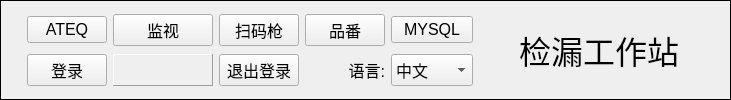
     <widget class="QFrame" name="frame_2">
      <property name="minimumSize">
       <size>
        <width>0</width>
        <height>60</height>
       </size>
      </property>
      <property name="frameShape">
       <enum>QFrame::Box</enum>
      </property>
      <property name="frameShadow">
       <enum>QFrame::Plain</enum>
      </property>
      <layout class="QHBoxLayout" name="horizontalLayout_3">
       <item>
        <widget class="QLabel" name="logo">
         <property name="maximumSize">
          <size>
           <width>120</width>
           <height>60</height>
          </size>
         </property>
         <property name="font">
          <font>
           <pointsize>12</pointsize>
          </font>
         </property>
         <property name="text">
          <string/>
         </property>
         <property name="pixmap">
          <pixmap resource="logo.qrc">:/new/prefix1/logo/logo.png</pixmap>
         </property>
         <property name="scaledContents">
          <bool>true</bool>
         </property>
         <property name="alignment">
          <set>Qt::AlignRight|Qt::AlignTrailing|Qt::AlignVCenter</set>
         </property>
        </widget>
       </item>
       <item>
        <layout class="QGridLayout" name="gridLayout_2">
         <item row="0" column="0">
          <widget class="QPushButton" name="BTN_ATEQ">
           <property name="font">
            <font>
             <pointsize>12</pointsize>
            </font>
           </property>
           <property name="text">
            <string>ATEQ</string>
           </property>
          </widget>
         </item>
         <item row="0" column="1">
          <widget class="QPushButton" name="BTN_IO">
           <property name="font">
            <font>
             <pointsize>12</pointsize>
            </font>
           </property>
           <property name="text">
            <string>监视</string>
           </property>
          </widget>
         </item>
         <item row="0" column="2">
          <widget class="QPushButton" name="BTN_ScanCode">
           <property name="font">
            <font>
             <pointsize>12</pointsize>
            </font>
           </property>
           <property name="text">
            <string>扫码枪</string>
           </property>
          </widget>
         </item>
         <item row="0" column="3">
          <widget class="QPushButton" name="BTN_MFormLabel">
           <property name="font">
            <font>
             <pointsize>12</pointsize>
            </font>
           </property>
           <property name="text">
            <string>品番</string>
           </property>
          </widget>
         </item>
         <item row="0" column="4">
          <widget class="QPushButton" name="BTN_MFormMYSQL">
           <property name="font">
            <font>
             <pointsize>12</pointsize>
            </font>
           </property>
           <property name="text">
            <string>MYSQL</string>
           </property>
          </widget>
         </item>
         <item row="1" column="1">
          <widget class="QLabel" name="LD_admin">
           <property name="sizePolicy">
            <sizepolicy hsizetype="Preferred" vsizetype="Preferred">
             <horstretch>0</horstretch>
             <verstretch>0</verstretch>
            </sizepolicy>
           </property>
           <property name="minimumSize">
            <size>
             <width>100</width>
             <height>0</height>
            </size>
           </property>
           <property name="maximumSize">
            <size>
             <width>16777215</width>
             <height>16777215</height>
            </size>
           </property>
           <property name="font">
            <font>
             <pointsize>12</pointsize>
            </font>
           </property>
           <property name="frameShape">
            <enum>QFrame::Panel</enum>
           </property>
           <property name="frameShadow">
            <enum>QFrame::Raised</enum>
           </property>
           <property name="text">
            <string/>
           </property>
           <property name="alignment">
            <set>Qt::AlignRight|Qt::AlignTrailing|Qt::AlignVCenter</set>
           </property>
          </widget>
         </item>
         <item row="1" column="0">
          <widget class="QPushButton" name="BTN_Login">
           <property name="font">
            <font>
             <pointsize>12</pointsize>
            </font>
           </property>
           <property name="text">
            <string>登录</string>
           </property>
          </widget>
         </item>
         <item row="1" column="2">
          <widget class="QPushButton" name="BTN_Logout">
           <property name="font">
            <font>
             <pointsize>12</pointsize>
            </font>
           </property>
           <property name="text">
            <string>退出登录</string>
           </property>
          </widget>
         </item>
         <item row="1" column="3">
          <widget class="QLabel" name="label_17">
           <property name="maximumSize">
            <size>
             <width>80</width>
             <height>16777215</height>
            </size>
           </property>
           <property name="font">
            <font>
             <pointsize>12</pointsize>
            </font>
           </property>
           <property name="text">
            <string>语言:</string>
           </property>
           <property name="alignment">
            <set>Qt::AlignRight|Qt::AlignTrailing|Qt::AlignVCenter</set>
           </property>
          </widget>
         </item>
         <item row="1" column="4">
          <widget class="QComboBox" name="CBT_Language">
           <property name="sizePolicy">
            <sizepolicy hsizetype="Preferred" vsizetype="Preferred">
             <horstretch>0</horstretch>
             <verstretch>0</verstretch>
            </sizepolicy>
           </property>
           <property name="font">
            <font>
             <pointsize>12</pointsize>
            </font>
           </property>
           <item>
            <property name="text">
             <string>中文</string>
            </property>
           </item>
           <item>
            <property name="text">
             <string>English</string>
            </property>
           </item>
          </widget>
         </item>
        </layout>
       </item>
       <item>
        <spacer name="horizontalSpacer">
         <property name="orientation">
          <enum>Qt::Horizontal</enum>
         </property>
         <property name="sizeHint" stdset="0">
          <size>
           <width>40</width>
           <height>20</height>
          </size>
         </property>
        </spacer>
       </item>
       <item>
        <widget class="QLabel" name="label_9">
         <property name="maximumSize">
          <size>
           <width>16777215</width>
           <height>16777215</height>
          </size>
         </property>
         <property name="font">
          <font>
           <pointsize>24</pointsize>
          </font>
         </property>
         <property name="text">
          <string>检漏工作站</string>
         </property>
        </widget>
       </item>
       <item>
        <spacer name="horizontalSpacer_2">
         <property name="orientation">
          <enum>Qt::Horizontal</enum>
         </property>
         <property name="sizeHint" stdset="0">
          <size>
           <width>40</width>
           <height>20</height>
          </size>
         </property>
        </spacer>
       </item>
      </layout>
     </widget>
